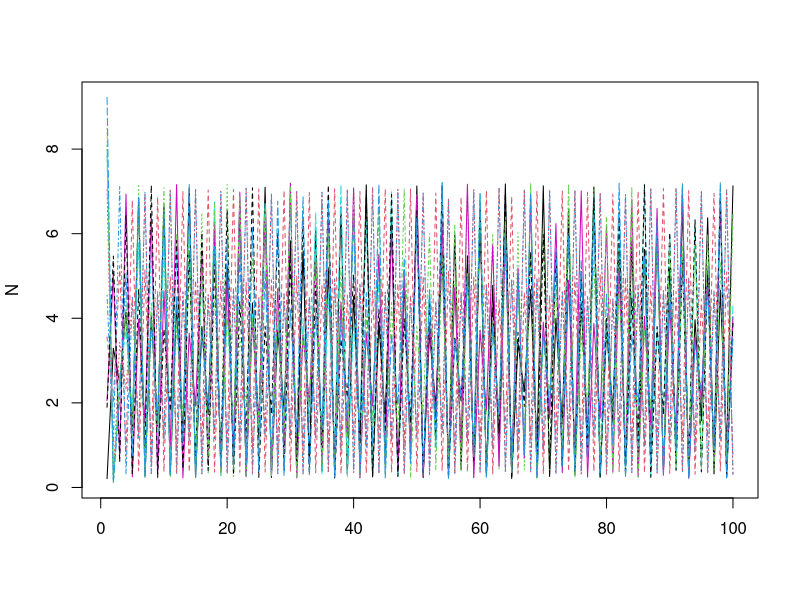
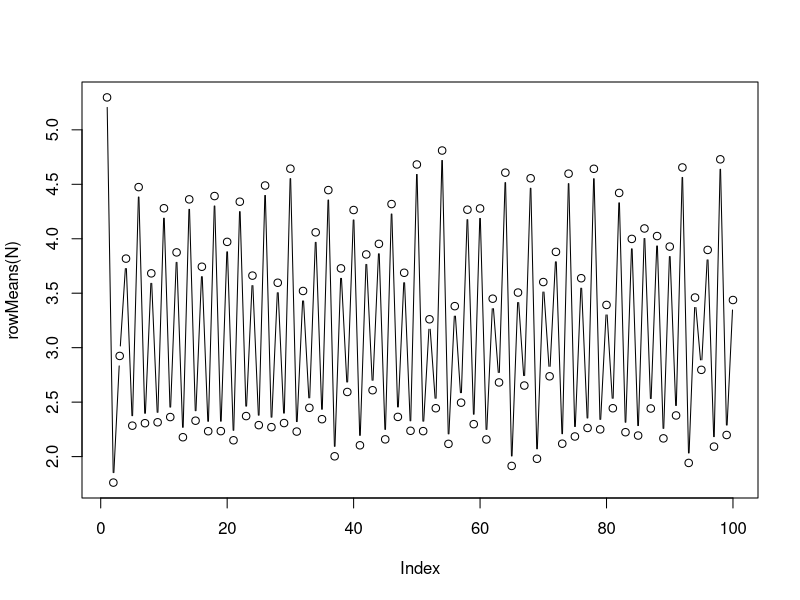

Generate these figures, in order, with R:
#set parameters
lambda = 20 #population growth coefficient
a = 1 #intraspecific competition term
d = 0.05 #dispersal coefficient
p = 10 #number of patches
N0 = runif(p)*10 #initial conditions
tf = 100 #number of time steps

#create dispersal matrix
D = matrix(d/(p-1),p,p) #create disperal matrix with uniform dispersal
diag(D) = 1-d

N=matrix(0,tf,p) #create variable space
N[1,] = N0 #set initial conditions

ricker.growth = function(N, lambda, a) { #density dependent growth function
	N2 = lambda*N*exp(-a*N)
	return(N2)
	}
	
for(i in 1:(tf-1)) { #for each time i...
	N[i+1,] = D%*%ricker.growth(N[i,], lambda, a) #calculate next values of N
	}
	
matplot(N,type="l") #plot results for all patches
plot(rowMeans(N), type="b") #plot results for average of patches